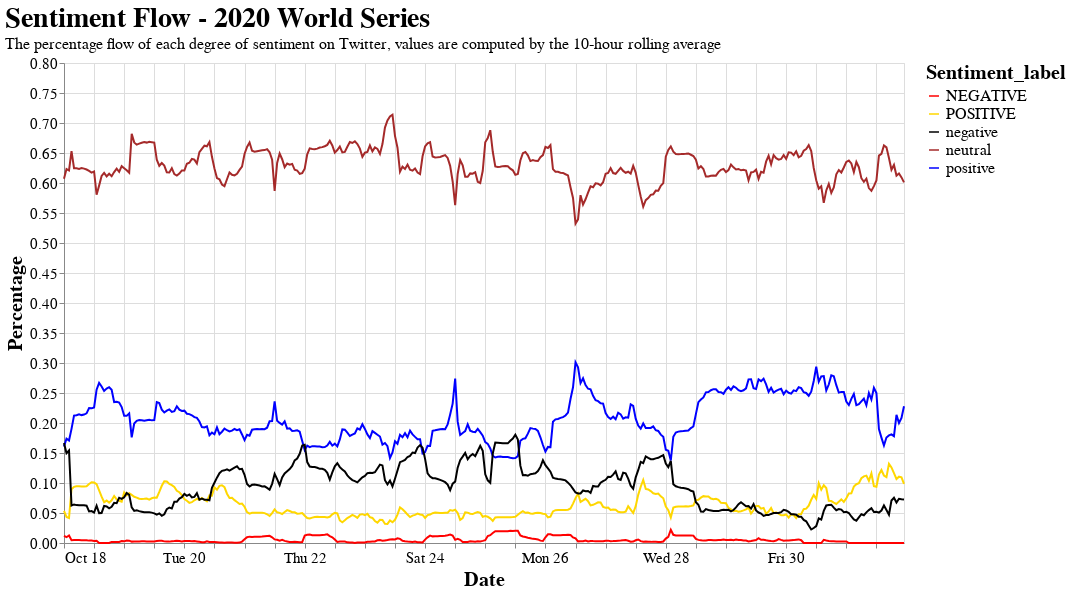

The cell this chart's notebook holds for it:
### Code cell
alt.Chart(senti_flow).mark_line().encode(
    x=alt.X('date:T',title='Date'),
    y=alt.Y('perct:Q',title='Percentage'),                               
    color=alt.Color('Sentiment_label',
                   scale=alt.Scale(
            range=['red', 'gold','black','brown','blue']))
).properties(width=840,height=480,title={
      "text": ["Sentiment Flow - 2020 World Series"], 
      "subtitle": ["The percentage flow of each degree of sentiment on Twitter, values are computed by the 10-hour rolling average"]
    }).configure_axis(
    labelFontSize=15,
    titleFontSize=20
).configure_title(
    anchor='start',
    fontSize = 28,
    subtitleFontSize = 16
).configure_legend(
    titleFontSize=20,
    labelFontSize=16
)

### Figure 1 — Vega-Lite specification as saved in the notebook (floating-point values rounded to 4 significant figures; data arrays with more than 128 entries replaced by an {"elided": "..."} marker saying what was removed)
{"config": {"view": {"continuousWidth": 400, "continuousHeight": 300}, "axis": {"labelFontSize": 15, "titleFontSize": 20}, "legend": {"labelFontSize": 16, "titleFontSize": 20}, "title": {"anchor": "start", "fontSize": 28, "subtitleFontSize": 16}}, "data": {"name": "data-77712ff7b30f1244a2b24623974c1d16"}, "mark": "line", "encoding": {"color": {"type": "nominal", "field": "Sentiment_label", "scale": {"range": ["red", "gold", "black", "brown", "blue"]}}, "x": {"type": "temporal", "field": "date", "title": "Date"}, "y": {"type": "quantitative", "field": "perct", "title": "Percentage"}}, "height": 480, "title": {"text": ["Sentiment Flow - 2020 World Series"], "subtitle": ["The percentage flow of each degree of sentiment on Twitter, values are computed by the 10-hour rolling average"]}, "width": 840, "$schema": "https://vega.github.io/schema/vega-lite/v4.8.1.json", "datasets": {"data-77712ff7b30f1244a2b24623974c1d16": {"elided": "1680 records"}}}
